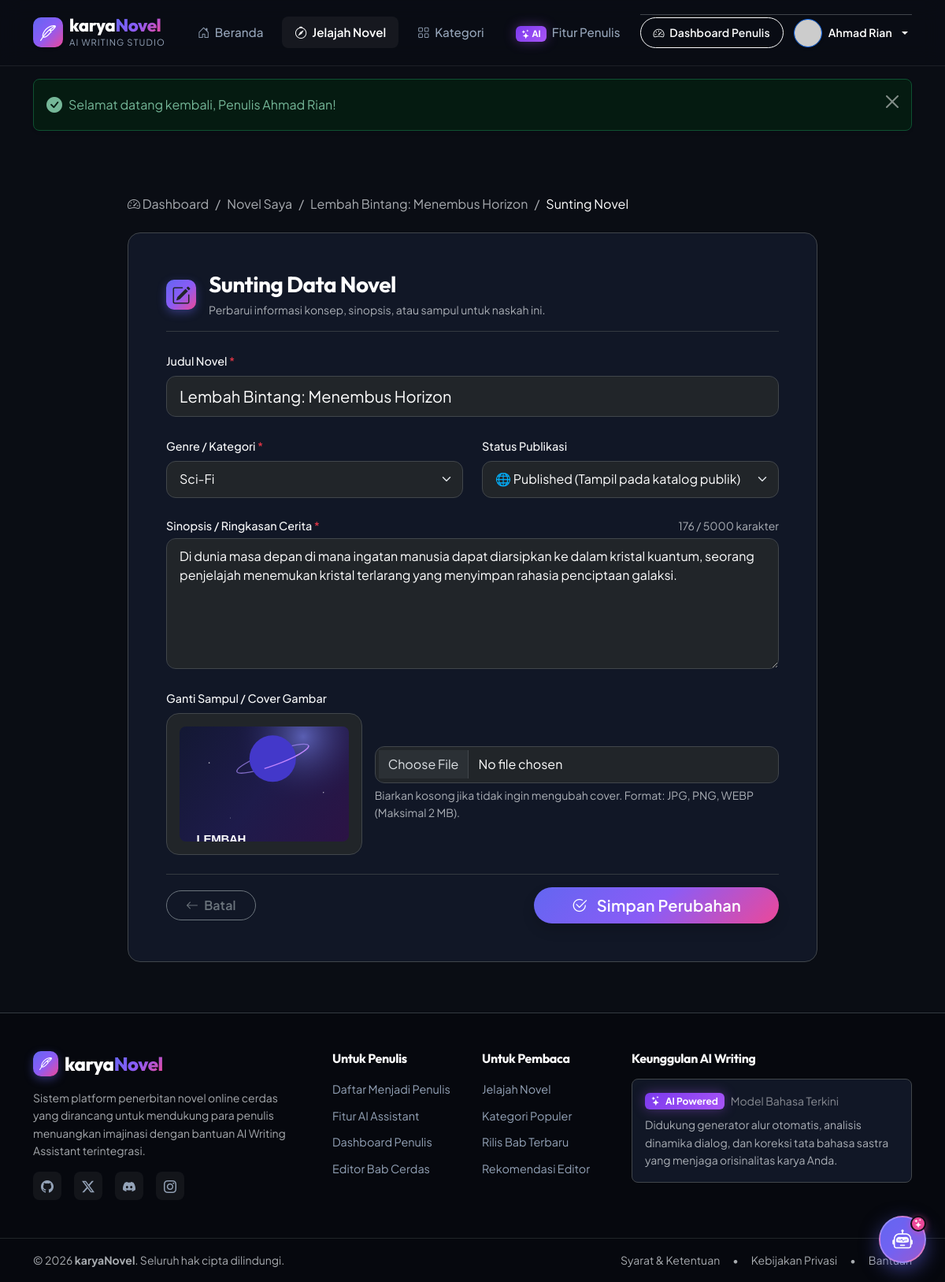
The app's page /novels/1/edit (signed in) with its own data.
### tables this page shows
CREATE TABLE `novels` (
    `id` INT AUTO_INCREMENT PRIMARY KEY,
    `user_id` INT NOT NULL,
    `title` VARCHAR(200) NOT NULL,
    `synopsis` TEXT NOT NULL,
    `genre` VARCHAR(100) NOT NULL,
    `cover` VARCHAR(255) NULL,
    `status` ENUM('draft', 'published') DEFAULT 'draft',
    `created_at` TIMESTAMP DEFAULT CURRENT_TIMESTAMP,
    `updated_at` TIMESTAMP DEFAULT CURRENT_TIMESTAMP ON UPDATE CURRENT_TIMESTAMP,
    CONSTRAINT `fk_novels_user` FOREIGN KEY (`user_id`) REFERENCES `users` (`id`) ON DELETE CASCADE,
    INDEX `idx_novels_user_id` (`user_id`),
    INDEX `idx_novels_status` (`status`),
    INDEX `idx_novels_genre` (`genre`)
);

CREATE TABLE `users` (
    `id` INT AUTO_INCREMENT PRIMARY KEY,
    `name` VARCHAR(100) NOT NULL,
    `email` VARCHAR(150) NOT NULL UNIQUE,
    `phone` VARCHAR(25) NULL,
    `password` VARCHAR(255) NOT NULL,
    `otp_code` VARCHAR(10) NULL,
    `otp_expiry` DATETIME NULL,
    `is_verified` TINYINT(1) DEFAULT 1,
    `role` ENUM('pembaca', 'penulis', 'admin', 'user') DEFAULT 'pembaca',
    `created_at` TIMESTAMP DEFAULT CURRENT_TIMESTAMP,
    `updated_at` TIMESTAMP DEFAULT CURRENT_TIMESTAMP ON UPDATE CURRENT_TIMESTAMP,
    INDEX `idx_users_email` (`email`),
    INDEX `idx_users_phone` (`phone`),
    INDEX `idx_users_role` (`role`)
);

### app/views/novels/edit.php (the view, shortened to what the rows shown need)
<section class="py-5">
    <div class="container py-lg-3" style="max-width: 900px;">
        <nav aria-label="breadcrumb" class="mb-4">
            <ol class="breadcrumb">
                <li class="breadcrumb-item"><a href="<?= base_url('novels/' . $novel['id']); ?>" class="text-muted text-decoration-none"><?= sanitize($novel['title']); ?></a></li>
            </ol>
        </nav>
        <div class="card bg-card-dark rounded-4 p-4 p-md-5 border border-secondary-subtle shadow-2xl">
            <div class="d-flex align-items-center gap-3 mb-4 pb-3 border-bottom border-dark-subtle">
                <div>
                    <h2 class="h3 fw-bold text-white mb-1">Sunting Data Novel</h2>
                </div>
            </div>
            <form action="<?= base_url('novels/' . $novel['id'] . '/edit'); ?>" method="POST" enctype="multipart/form-data" novalidate>
                <div class="row g-4 mb-4">
                    <div class="col-12">
                        <label class="form-label text-light fw-medium">Judul Novel <span class="text-danger">*</span></label>
                        <input type="text" name="title" class="form-control form-control-lg bg-dark border-secondary-subtle text-white <?= !empty($errors['title']) ? 'is-invalid' : ''; ?>" placeholder="Judul novel" value="<?= sanitize($oldInput['title'] ?? ''); ?>" required autofocus maxlength="200">
                    </div>
                    <div class="col-md-6">
                        <label class="form-label text-light fw-medium">Genre / Kategori <span class="text-danger">*</span></label>
                        <select name="genre" class="form-select bg-dark border-secondary-subtle text-white <?= !empty($errors['genre']) ? 'is-invalid' : ''; ?>" required>
                            <?php foreach ($availableGenres as $genreOption): ?>
                                <option value="<?= $genreOption; ?>" <?= (strtolower($oldInput['genre']) === strtolower($genreOption)) ? 'selected' : ''; ?>>
                                    <?= $genreOption; ?>
                                </option>
                            <?php endforeach; ?>
                        </select>
                    </div>
                    <div class="col-md-6">
                        <label class="form-label text-light fw-medium">Status Publikasi</label>
                        <select name="status" class="form-select bg-dark border-secondary-subtle text-white">
                            <option value="published" <?= ($oldInput['status'] === 'published') ? 'selected' : ''; ?>>
                                🌐 Published (Tampil pada katalog publik)
                            </option>
                        </select>
                    </div>
                    <div class="col-12">
                        <div class="d-flex justify-content-between align-items-center mb-1">
                            <label class="form-label text-light fw-medium mb-0">Sinopsis / Ringkasan Cerita <span class="text-danger">*</span></label>
                            <span class="text-muted small" id="charCount">0 / 5000 karakter</span>
                        </div>
                        <textarea name="synopsis" id="synopsisText" class="form-control bg-dark border-secondary-subtle text-white <?= !empty($errors['synopsis']) ? 'is-invalid' : ''; ?>" rows="6" placeholder="Sinopsis novel..." required minlength="20" maxlength="5000"><?= sanitize($oldInput['synopsis'] ?? ''); ?></textarea>
                    </div>
                    <div class="col-12">
                        <div class="row g-3 align-items-center">
                            <div class="col-md-4 text-center">
                                <div id="coverPreviewContainer" class="rounded-4 border border-secondary-subtle p-3 bg-dark d-flex flex-column align-items-center justify-content-center" style="height: 180px;">
                                    <?php $currentCoverUrl = novel_cover_url($novel['cover'] ?? null); ?>
                                    <?php if ($currentCoverUrl): ?>
                                        <img id="coverPreviewImg" src="<?= $currentCoverUrl; ?>" alt="Cover Saat Ini" class="w-100 h-100 object-fit-cover rounded-3">
                                    <?php endif; ?>
                                </div>
                            </div>
                        </div>
                    </div>
                </div>
            </form>
        </div>
    </div>
</section>

### app/views/layouts/navbar.php (shortened to what the rows shown need)
<?php
$isLoggedIn = Session::isLoggedIn();
$currentUser = Session::user();
$isAdmin = Session::isAdmin();
$requestUrl = $_GET['url'] ?? $_SERVER['REQUEST_URI'] ?? '';
$isDashboard = str_contains($requestUrl, 'dashboard');
$isAdminPage = str_contains($requestUrl, 'admin');
?>
<nav class="navbar navbar-expand-lg navbar-dark sticky-top glass-navbar py-2 py-lg-3" id="mainNavbar">
    <div class="container">
        <div class="collapse navbar-collapse mt-3 mt-lg-0" id="navbarContent">
            <div class="d-flex flex-column flex-lg-row align-items-lg-center gap-2 pt-2 pt-lg-0 border-top border-secondary-subtle border-lg-0">
                <?php if ($isLoggedIn && $currentUser): ?>
                    <?php
                        $userRole = $currentUser['role'] ?? 'pembaca';
                        $isPenulis = ($userRole === 'penulis');
                    ?>
                    <div class="d-flex align-items-center gap-2">
                        <?php if ($isAdmin): ?>
                            <a href="<?= base_url('admin'); ?>" class="btn btn-outline-warning btn-sm rounded-pill px-3 py-2 fw-semibold <?= $isAdminPage ? 'active bg-warning text-dark' : ''; ?>">
                                <i class="bi bi-shield-lock-fill me-1"></i> Admin Panel
                            </a>
                            <a href="<?= base_url('dashboard'); ?>" class="btn btn-outline-light btn-sm rounded-pill px-3 py-2 fw-semibold <?= $isDashboard ? 'active bg-white text-dark' : ''; ?>">
                                <i class="bi bi-speedometer2 me-1"></i> Dashboard
                            </a>
                        <?php elseif ($isPenulis): ?>
                            <a href="<?= base_url('dashboard'); ?>" class="btn btn-outline-light btn-sm rounded-pill px-3 py-2 fw-semibold <?= $isDashboard ? 'active bg-white text-dark' : ''; ?>">
                                <i class="bi bi-speedometer2 me-1"></i> Dashboard Penulis
                            </a>
                        <?php else: ?>
                            <a href="<?= base_url('novels?public=1'); ?>" class="btn btn-outline-info btn-sm rounded-pill px-3 py-2 fw-semibold">
                                <i class="bi bi-compass me-1"></i> Jelajah Novel
                            </a>
                        <?php endif; ?>
                        <div class="dropdown">
                            <button class="btn btn-link text-white text-decoration-none dropdown-toggle d-flex align-items-center gap-2 p-1 rounded-pill hover-light" type="button" data-bs-toggle="dropdown" aria-expanded="false">
                                <img src="https://ui-avatars.com/api/?name=<?= urlencode($currentUser['name']); ?>&background=6366f1&color=fff"
                                     alt="<?= sanitize($currentUser['name']); ?>"
                                     class="rounded-circle border border-primary shadow-sm"
                                     width="36" height="36">
                                <span class="d-none d-xl-inline fw-semibold small text-truncate" style="max-width: 120px;">
                                    <?= sanitize($currentUser['name']); ?>
                                </span>
                            </button>
                        </div>
                    </div>
                <?php endif; ?>
            </div>
        </div>
    </div>
</nav>

### records on screen
novels: user.name "Ahmad Rian", title "Lembah Bintang: Menembus Horizon", genre "Sci-Fi", status "🌐 Published (Tampil pada katalog publik)", synopsis "Di dunia masa depan di mana ingatan manusia dapat diarsipkan ke dalam kristal kuantum, seorang penjelajah menemukan kristal terlarang yang menyimpan rahasia penciptaan galaksi.", cover (picture)

### other values on screen
$safeMessage "Selamat datang kembali, Penulis Ahmad Rian!"
